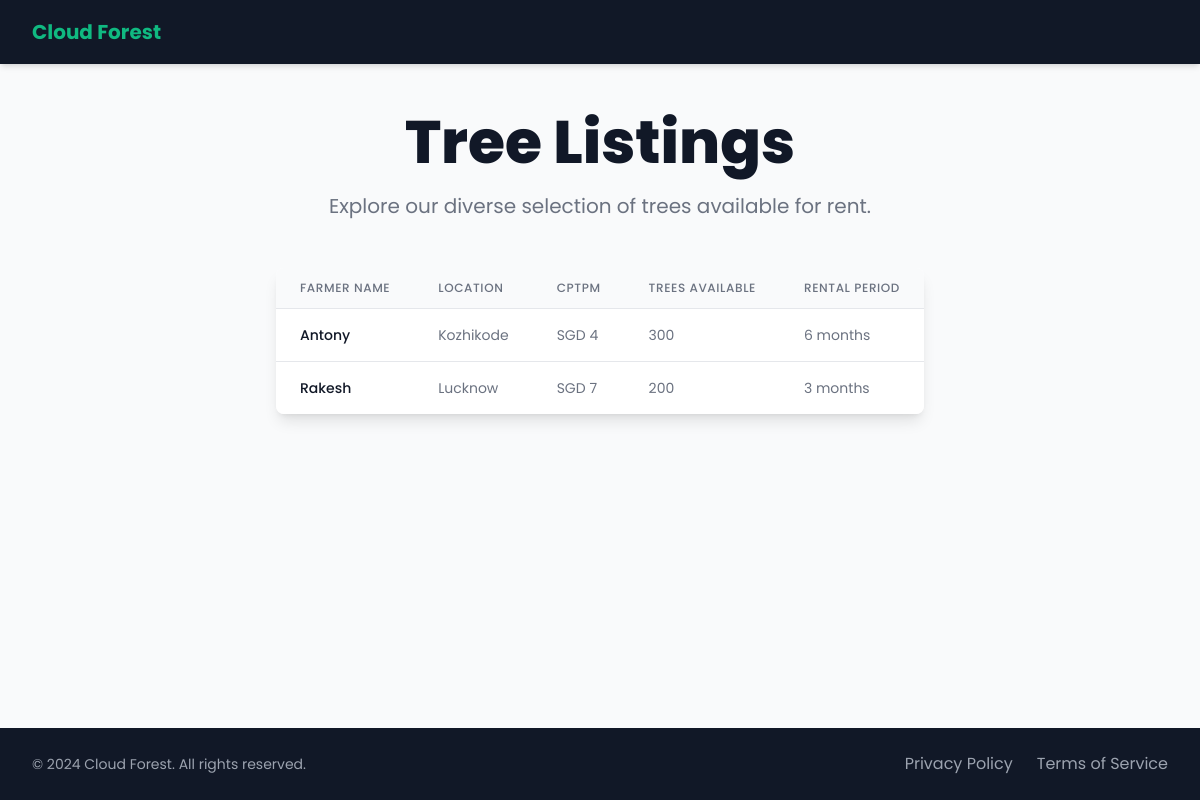
The page /tree_listings on the database as committed earlier.
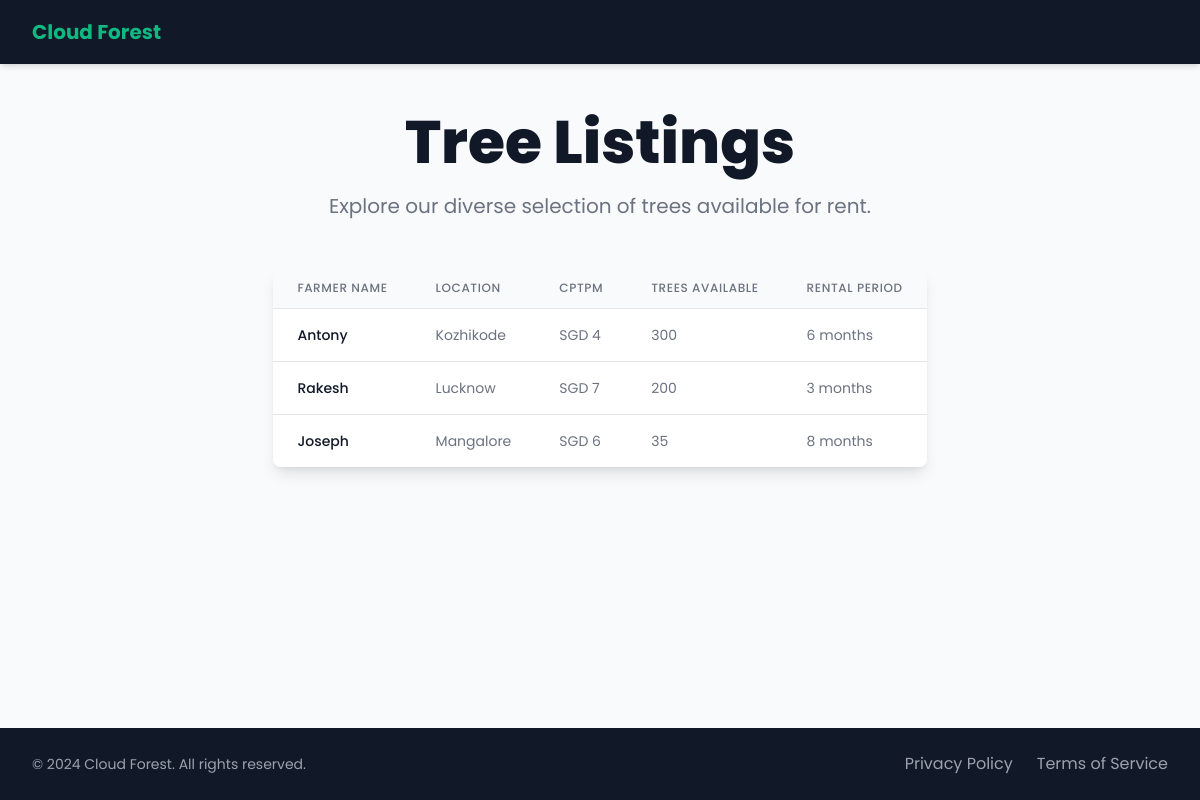
The same page on the database as committed later.
### tables this page shows
CREATE TABLE Trees (
            id INTEGER PRIMARY KEY AUTOINCREMENT,
            farmer_name TEXT NOT NULL,
            location TEXT NOT NULL,
            cptpm TEXT NOT NULL,
            trees_available INTEGER NOT NULL,
            rental_period TEXT NOT NULL   ,     
            customer TEXT NOT NULL DEFAULT 0
        );

### app.py (the view)
@app.route('/tree_listings')
def tree_listings():
    conn = get_db_connection()
    cursor = conn.cursor()
    cursor.execute("SELECT * FROM Trees WHERE customer = 0")
    trees = cursor.fetchall()
    conn.close()
    return render_template('tree_listings.html', trees=trees)

### app.py (called while the page is built)
def get_db_connection():
    conn = sqlite3.connect('database.db')
    conn.row_factory = sqlite3.Row
    return conn

### templates/tree_listings.html (shortened to what this page needs)
<!DOCTYPE html>
<html lang="en">
<head>
    <script src="https://cdn.tailwindcss.com"></script>
</head>
<body class="bg-gray-50 font-sans text-gray-900 min-h-screen flex flex-col">
    <nav class="bg-secondary shadow-md">
        <div class="max-w-7xl mx-auto px-4 sm:px-6 lg:px-8">
            <div class="flex justify-between items-center h-16">
                <a href="/" class="flex items-center space-x-2">
                    <span class="text-primary font-bold text-xl">Cloud Forest</span>
                </a>
            </div>
        </div>
    </nav>
    <main class="flex-grow max-w-7xl mx-auto py-12 px-4 sm:px-6 lg:px-8">
        <div class="text-center mb-12">
            <h1 class="text-4xl font-extrabold text-secondary sm:text-5xl md:text-6xl">
                Tree Listings
            </h1>
            <p class="mt-3 max-w-md mx-auto text-base text-gray-500 sm:text-lg md:mt-5 md:text-xl md:max-w-3xl">
                Explore our diverse selection of trees available for rent.
            </p>
        </div>
        <div class="bg-white shadow-lg rounded-lg overflow-hidden">
            <table class="min-w-full divide-y divide-gray-200">
                <thead class="bg-gray-50">
                    <tr>
                        <th scope="col" class="px-6 py-3 text-left text-xs font-medium text-gray-500 uppercase tracking-wider">Farmer Name</th>
                        <th scope="col" class="px-6 py-3 text-left text-xs font-medium text-gray-500 uppercase tracking-wider">Location</th>
                        <th scope="col" class="px-6 py-3 text-left text-xs font-medium text-gray-500 uppercase tracking-wider">CPTPM</th>
                        <th scope="col" class="px-6 py-3 text-left text-xs font-medium text-gray-500 uppercase tracking-wider">Trees Available</th>
                        <th scope="col" class="px-6 py-3 text-left text-xs font-medium text-gray-500 uppercase tracking-wider">Rental Period</th>
                    </tr>
                </thead>
                <tbody class="bg-white divide-y divide-gray-200">
                    {% for tree in trees %}
                    <tr class="hover:bg-gray-50 transition duration-150 ease-in-out">
                        <td class="px-6 py-4 whitespace-nowrap text-sm font-medium text-gray-900">{{ tree.farmer_name }}</td>
                        <td class="px-6 py-4 whitespace-nowrap text-sm text-gray-500">{{ tree.location }}</td>
                        <td class="px-6 py-4 whitespace-nowrap text-sm text-gray-500">{{ tree.cptpm }}</td>
                        <td class="px-6 py-4 whitespace-nowrap text-sm text-gray-500">{{ tree.trees_available }}</td>
                        <td class="px-6 py-4 whitespace-nowrap text-sm text-gray-500">{{ tree.rental_period }}</td>
                    </tr>
                    {% endfor %}
                </tbody>
            </table>
        </div>
    </main>
    <footer class="bg-secondary">
        <div class="max-w-7xl mx-auto py-6 px-4 sm:px-6 lg:px-8">
            <div class="flex justify-between items-center">
                <p class="text-gray-400 text-sm">
                    &copy; 2024 Cloud Forest. All rights reserved.
                </p>
                <div class="flex space-x-6">
                    <a href="#" class="text-gray-400 hover:text-white">
                        Privacy Policy
                    </a>
                    <a href="#" class="text-gray-400 hover:text-white">
                        Terms of Service
                    </a>
                </div>
            </div>
        </div>
    </footer>
</body>
</html>

Rows that differ between the two databases and show on the page:
added Trees: farmer_name "Joseph", location "Mangalore", cptpm "SGD 6", trees_available "35", rental_period "8 months"
